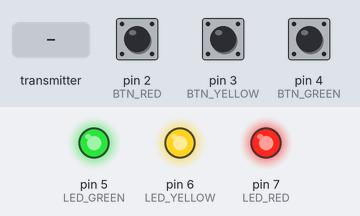
Simulated run of this sketch. Board: Arduino Uno, built with avr-gcc and run on an emulated ATmega328P. Shown: output pins drawn as LEDs (lit = HIGH). The inputs (shaded band) are chosen by the test bench; at power-on: pin 2 (BTN_RED) HIGH, pin 3 (BTN_YELLOW) HIGH, pin 4 (BTN_GREEN) HIGH. No radio packets arrive unless stated.

Above: at 1.2 s.
1.3 s: the transmitter starts sending ledStates.0 = 1
At 1.9 s:
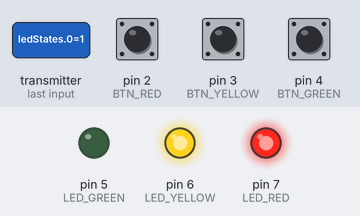
2.8 s: the transmitter starts sending ledStates.1 = 1
At 4.0 s:
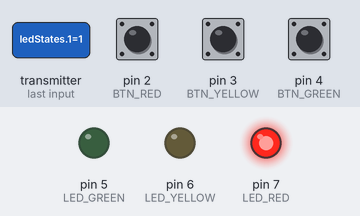
4.3 s: the transmitter starts sending ledStates.0 = 0
At 5.0 s:
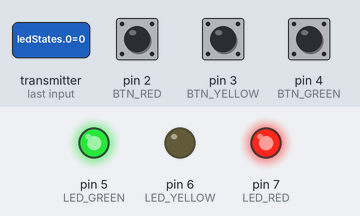
Timing chart, 0 to 7.3 s (numbered marks = the images above; inputs shaded):
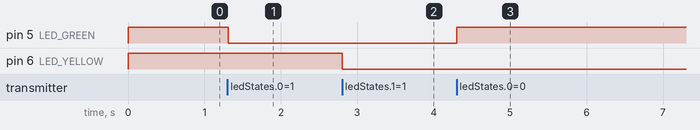

The sketch:

Transceiver1-breadboard.ino
```cpp
#include <SPI.h>
#include <nRF24L01.h>
#include <RF24.h>

#define BTN_GREEN 4
#define BTN_YELLOW 3
#define BTN_RED 2

#define LED_GREEN 5
#define LED_YELLOW 6
#define LED_RED 7

RF24 radio(9, 10); // CE, CSN

// Update addresses for each node
const byte thisNode[6] = "NODE1";
const byte otherNode[6] = "NODE2";

// Store button and LED states
bool buttonStates[3] = {0, 0, 0};
bool lastButtonStates[3] = {0, 0, 0};
bool ledStates[3] = {0, 0, 0};

void setup() {
  Serial.begin(9600);

  pinMode(BTN_GREEN, INPUT_PULLUP);
  pinMode(BTN_YELLOW, INPUT_PULLUP);
  pinMode(BTN_RED, INPUT_PULLUP);

  pinMode(LED_GREEN, OUTPUT);
  pinMode(LED_YELLOW, OUTPUT);
  pinMode(LED_RED, OUTPUT);

  digitalWrite(LED_GREEN, HIGH);
  digitalWrite(LED_YELLOW, HIGH);
  digitalWrite(LED_RED, HIGH);

  radio.begin();
  radio.openWritingPipe(otherNode);  // Address to send to
  radio.openReadingPipe(1, thisNode); // Address to receive on
  radio.setPALevel(RF24_PA_LOW);
  radio.stopListening();  // Start in transmit mode
}

void loop() {
  // READ BUTTONS
  buttonStates[0] = !digitalRead(BTN_GREEN);  // Active LOW
  buttonStates[1] = !digitalRead(BTN_YELLOW);
  buttonStates[2] = !digitalRead(BTN_RED);

  // IF BUTTON CHANGED → Send
  bool sendNeeded = false;
  for (int i = 0; i < 3; i++) {
    if (buttonStates[i] != lastButtonStates[i]) {
      sendNeeded = true;
      lastButtonStates[i] = buttonStates[i];
    }
  }

  if (sendNeeded) {
    radio.stopListening();  // Switch to TX mode
    radio.write(&buttonStates, sizeof(buttonStates));
  }

  // RECEIVE if data available
  radio.startListening();
  unsigned long startTime = millis();
  while (!radio.available()) {
    if (millis() - startTime > 5) break;  // Non-blocking wait
  }

  if (radio.available()) {
    radio.read(&ledStates, sizeof(ledStates));
    digitalWrite(LED_GREEN, !ledStates[0]);
    digitalWrite(LED_YELLOW, !ledStates[1]);
    digitalWrite(LED_RED, !ledStates[2]);
  }

  delay(10);  // Small delay to avoid flooding
}
```

Measured:
- after the input at 1.3 s, pin 5 (LED_GREEN): HIGH → LOW at once
- after the input at 2.8 s, pin 6 (LED_YELLOW): HIGH → LOW at once
- after the input at 4.3 s, pin 5 (LED_GREEN): LOW → HIGH at once
